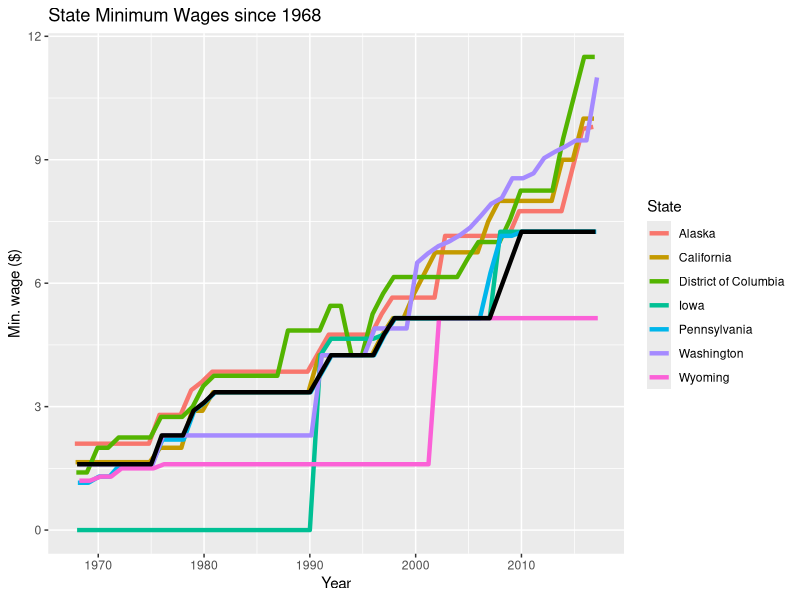
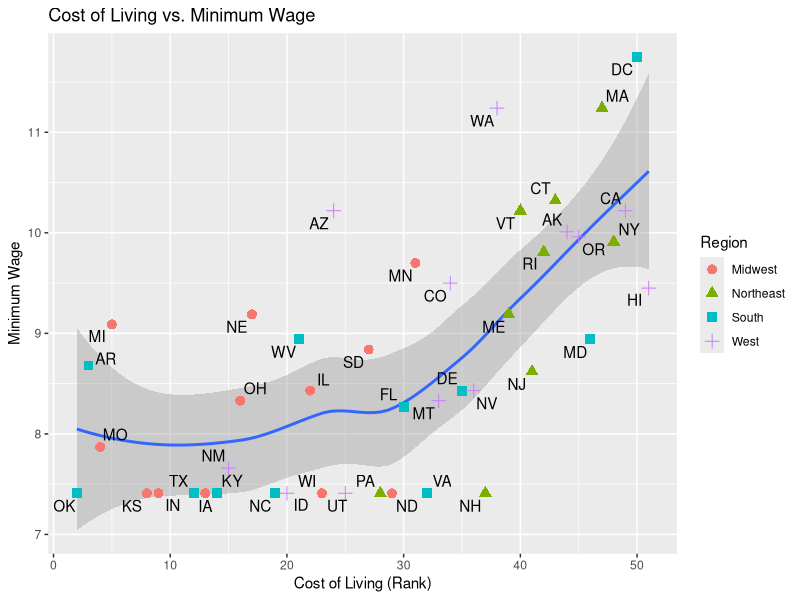
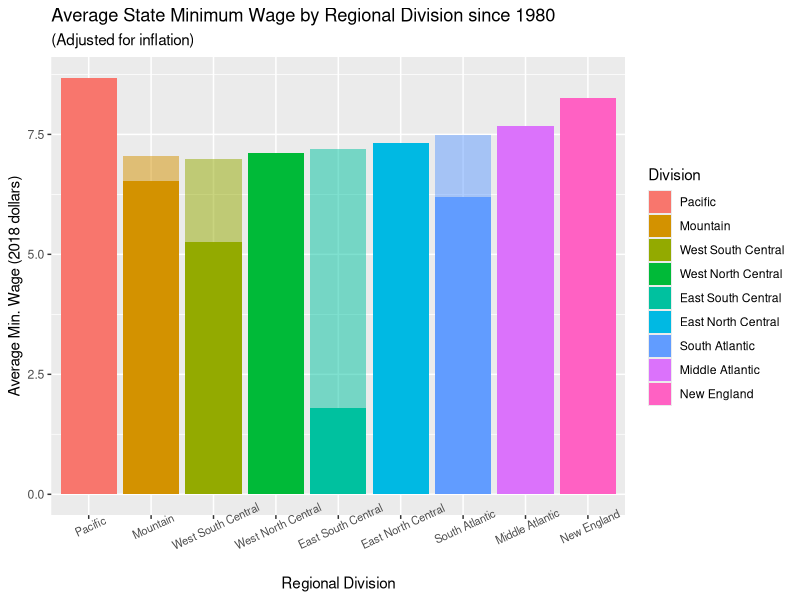

Here is the R script that generated these plots, in order:
## ---- chunk 1
library(tidyverse)
knitr::opts_chunk$set(fig.width = 15, fig.height=10)
data <- read.csv('MinimumWageData.csv')
names(data)
head(data, 2)
## ---- chunk 2
drops <- c("Table_Data", "Footnote")
data <- data[, !(names(data) %in% drops)]
head(data, 3)
## ---- chunk 3
fed <- data %>% filter(State == 'Federal (FLSA)') %>% select(Year, High.Value)
fed$fed.High.Value <- fed$High.Value
fed <- fed %>% select(Year, fed.High.Value)
eras <- fed %>% dplyr::group_by(fed.High.Value) %>% mutate(xmin=min(Year), xmax=max(Year))
data2 <- data %>% group_by(State) %>% mutate(fed.diff = High.Value - fed$fed.High.Value)
newdata <- merge(x=data2, y=eras)
regions <- read.csv('us_regions.csv')
lc <- read.csv('livingcost.csv')
newdata <- merge(newdata, regions)
newdata <- merge(newdata, lc)
## ---- chunk 4
plotlabs <- labs(title = "State Minimum Wages since 1968",
                y = 'Min. wage ($)')
ps <- c('IA', 'DC', 'CA', 'AK', 'WY', 'PA', 'WA')
p4 <- ggplot(newdata %>% filter(State.Code %in% ps), 
             aes(x=Year,y=High.Value, by=State))+
  geom_line(aes(col=State), size=1.5, position = position_dodge(width = 0.5))
p4 + plotlabs + geom_line(data=newdata%>%filter(State.Code=="FED"), size=1.5)
## ---- chunk 5
library(ggrepel)
ggplot(newdata%>%filter(Year==2017) %>% filter(High.2018>6) %>% filter(State.Code !='FED'), aes(x=Rank, y=High.2018)) + geom_smooth() + geom_point(aes(shape=Region, col=Region), size=3) + geom_text_repel(aes(label=State.Code)) +
  labs(title = 'Cost of Living vs. Minimum Wage',
       x = 'Cost of Living (Rank)',
       y = 'Minimum Wage')
## ---- chunk 6
k <- newdata %>% filter(Year>1990) %>% group_by(Year) %>% group_by(Division) %>% summarise(mean = mean(High.2018))
k2 <- newdata %>% filter(Year>1990) %>% group_by(Year) %>% group_by(Division) %>% filter((High.Value != 0)) %>% summarise(mean = mean(High.2018))
levels.k <- rev(factor(c("Federal", "New England", "Middle Atlantic", "South Atlantic", "East North Central", "East South Central", "West North Central", "West South Central", "Mountain", "Pacific")))
k$Division <- factor(k$Division, levels=levels.k)
k2$Division <- factor(k2$Division, levels=levels.k)
p <- geom_col(data=k%>%filter(Division != 'Federal'), aes(fill=Division))
p2 <- ggplot(k2%>%filter(Division != 'Federal'), aes(Division, mean)) + geom_col(aes(fill=Division), alpha=0.5)
p2 + p + theme(axis.text.x = element_text(angle=25, size=8)) + labs(title="Average State Minimum Wage by Regional Division since 1980", subtitle = "(Adjusted for inflation)", y='Average Min. Wage (2018 dollars)', x='Regional Division')
